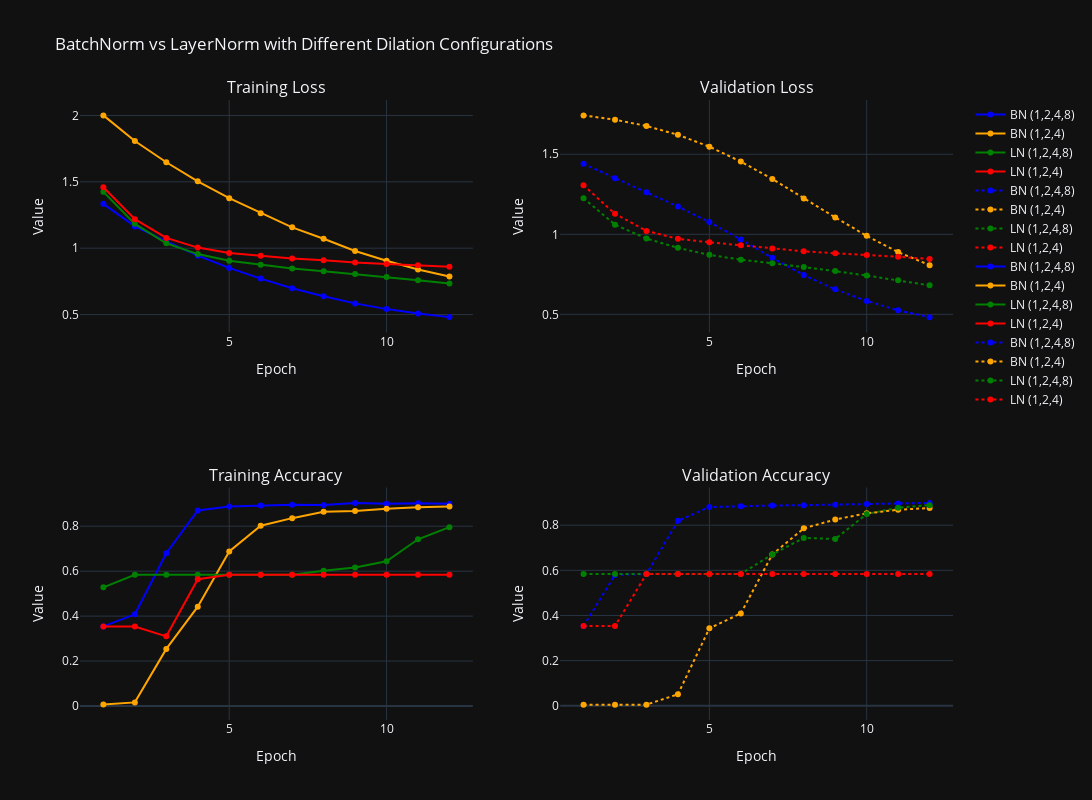

The notebook cell this image was saved under:
### Code cell
import plotly.graph_objects as go
from plotly.subplots import make_subplots

# Create subplot grid
fig = make_subplots(
    rows=2, cols=2,
    subplot_titles=("Training Loss", "Validation Loss", "Training Accuracy", "Validation Accuracy")
)

epochs = list(range(1, len(train_losses_d1_bn) + 1))

# TRAINING LOSS 
fig.add_trace(go.Scatter(x=epochs, y=train_losses_d1_bn, mode='lines+markers',
                         name='BN (1,2,4,8)', line=dict(color='blue')), row=1, col=1)
fig.add_trace(go.Scatter(x=epochs, y=train_losses_d2_bn, mode='lines+markers',
                         name='BN (1,2,4)', line=dict(color='orange')), row=1, col=1)
fig.add_trace(go.Scatter(x=epochs, y=train_losses_d1_ln, mode='lines+markers',
                         name='LN (1,2,4,8)', line=dict(color='green')), row=1, col=1)
fig.add_trace(go.Scatter(x=epochs, y=train_losses_d2_ln, mode='lines+markers',
                         name='LN (1,2,4)', line=dict(color='red')), row=1, col=1)

# VALIDATION LOSS
fig.add_trace(go.Scatter(x=epochs, y=val_losses_d1_bn, mode='lines+markers',
                         name='BN (1,2,4,8)', line=dict(color='blue', dash='dot')), row=1, col=2)
fig.add_trace(go.Scatter(x=epochs, y=val_losses_d2_bn, mode='lines+markers',
                         name='BN (1,2,4)', line=dict(color='orange', dash='dot')), row=1, col=2)
fig.add_trace(go.Scatter(x=epochs, y=val_losses_d1_ln, mode='lines+markers',
                         name='LN (1,2,4,8)', line=dict(color='green', dash='dot')), row=1, col=2)
fig.add_trace(go.Scatter(x=epochs, y=val_losses_d2_ln, mode='lines+markers',
                         name='LN (1,2,4)', line=dict(color='red', dash='dot')), row=1, col=2)

# TRAINING ACCURACY 
fig.add_trace(go.Scatter(x=epochs, y=train_accs_d1_bn, mode='lines+markers',
                         name='BN (1,2,4,8)', line=dict(color='blue')), row=2, col=1)
fig.add_trace(go.Scatter(x=epochs, y=train_accs_d2_bn, mode='lines+markers',
                         name='BN (1,2,4)', line=dict(color='orange')), row=2, col=1)
fig.add_trace(go.Scatter(x=epochs, y=train_accs_d1_ln, mode='lines+markers',
                         name='LN (1,2,4,8)', line=dict(color='green')), row=2, col=1)
fig.add_trace(go.Scatter(x=epochs, y=train_accs_d2_ln, mode='lines+markers',
                         name='LN (1,2,4)', line=dict(color='red')), row=2, col=1)

# VALIDATION ACCURACY 
fig.add_trace(go.Scatter(x=epochs, y=val_accs_d1_bn, mode='lines+markers',
                         name='BN (1,2,4,8)', line=dict(color='blue', dash='dot')), row=2, col=2)
fig.add_trace(go.Scatter(x=epochs, y=val_accs_d2_bn, mode='lines+markers',
                         name='BN (1,2,4)', line=dict(color='orange', dash='dot')), row=2, col=2)
fig.add_trace(go.Scatter(x=epochs, y=val_accs_d1_ln, mode='lines+markers',
                         name='LN (1,2,4,8)', line=dict(color='green', dash='dot')), row=2, col=2)
fig.add_trace(go.Scatter(x=epochs, y=val_accs_d2_ln, mode='lines+markers',
                         name='LN (1,2,4)', line=dict(color='red', dash='dot')), row=2, col=2)

# LAYOUT SETTINGS 
fig.update_layout(
    title="BatchNorm vs LayerNorm with Different Dilation Configurations",
    height=800, width=1100,
    template="plotly_dark",
    showlegend=True
)

fig.update_xaxes(title_text="Epoch")
fig.update_yaxes(title_text="Value")

fig.show()

### Figure 1 — Plotly figure (JSON) as saved in the notebook; plotly's stock layout.template omitted (floating-point values rounded to 4 significant figures)
{"data": [{"line": {"color": "blue"}, "mode": "lines+markers", "name": "BN (1,2,4,8)", "type": "scatter", "x": [1, 2, 3, 4, 5, 6, 7, 8, 9, 10, 11, 12], "xaxis": "x", "y": [1.334, 1.164, 1.051, 0.9434, 0.8513, 0.7709, 0.698, 0.6379, 0.5841, 0.5409, 0.5083, 0.4806], "yaxis": "y"}, {"line": {"color": "orange"}, "mode": "lines+markers", "name": "BN (1,2,4)", "type": "scatter", "x": [1, 2, 3, 4, 5, 6, 7, 8, 9, 10, 11, 12], "xaxis": "x", "y": [2.001, 1.807, 1.648, 1.504, 1.377, 1.264, 1.157, 1.071, 0.9788, 0.9054, 0.8398, 0.786], "yaxis": "y"}, {"line": {"color": "green"}, "mode": "lines+markers", "name": "LN (1,2,4,8)", "type": "scatter", "x": [1, 2, 3, 4, 5, 6, 7, 8, 9, 10, 11, 12], "xaxis": "x", "y": [1.425, 1.183, 1.037, 0.9555, 0.9055, 0.8744, 0.8466, 0.8266, 0.805, 0.7837, 0.7589, 0.7346], "yaxis": "y"}, {"line": {"color": "red"}, "mode": "lines+markers", "name": "LN (1,2,4)", "type": "scatter", "x": [1, 2, 3, 4, 5, 6, 7, 8, 9, 10, 11, 12], "xaxis": "x", "y": [1.459, 1.219, 1.078, 1.005, 0.9641, 0.9435, 0.923, 0.9087, 0.8923, 0.8818, 0.8712, 0.8599], "yaxis": "y"}, {"line": {"color": "blue", "dash": "dot"}, "mode": "lines+markers", "name": "BN (1,2,4,8)", "type": "scatter", "x": [1, 2, 3, 4, 5, 6, 7, 8, 9, 10, 11, 12], "xaxis": "x2", "y": [1.44, 1.35, 1.263, 1.174, 1.076, 0.9676, 0.853, 0.7456, 0.6564, 0.5837, 0.5249, 0.4826], "yaxis": "y2"}, {"line": {"color": "orange", "dash": "dot"}, "mode": "lines+markers", "name": "BN (1,2,4)", "type": "scatter", "x": [1, 2, 3, 4, 5, 6, 7, 8, 9, 10, 11, 12], "xaxis": "x2", "y": [1.743, 1.716, 1.677, 1.622, 1.548, 1.454, 1.346, 1.224, 1.106, 0.9903, 0.8889, 0.8073], "yaxis": "y2"}, {"line": {"color": "green", "dash": "dot"}, "mode": "lines+markers", "name": "LN (1,2,4,8)", "type": "scatter", "x": [1, 2, 3, 4, 5, 6, 7, 8, 9, 10, 11, 12], "xaxis": "x2", "y": [1.226, 1.06, 0.9733, 0.9153, 0.8716, 0.8416, 0.8191, 0.7966, 0.77, 0.7423, 0.7131, 0.6811], "yaxis": "y2"}, {"line": {"color": "red", "dash": "dot"}, "mode": "lines+markers", "name": "LN (1,2,4)", "type": "scatter", "x": [1, 2, 3, 4, 5, 6, 7, 8, 9, 10, 11, 12], "xaxis": "x2", "y": [1.306, 1.128, 1.021, 0.9718, 0.9504, 0.9319, 0.9111, 0.8937, 0.8817, 0.8715, 0.8595, 0.8457], "yaxis": "y2"}, {"line": {"color": "blue"}, "mode": "lines+markers", "name": "BN (1,2,4,8)", "type": "scatter", "x": [1, 2, 3, 4, 5, 6, 7, 8, 9, 10, 11, 12], "xaxis": "x3", "y": [0.354, 0.408, 0.68, 0.87, 0.888, 0.892, 0.896, 0.894, 0.904, 0.9, 0.902, 0.9], "yaxis": "y3"}, {"line": {"color": "orange"}, "mode": "lines+markers", "name": "BN (1,2,4)", "type": "scatter", "x": [1, 2, 3, 4, 5, 6, 7, 8, 9, 10, 11, 12], "xaxis": "x3", "y": [0.006, 0.016, 0.254, 0.442, 0.688, 0.802, 0.836, 0.864, 0.868, 0.878, 0.884, 0.888], "yaxis": "y3"}, {"line": {"color": "green"}, "mode": "lines+markers", "name": "LN (1,2,4,8)", "type": "scatter", "x": [1, 2, 3, 4, 5, 6, 7, 8, 9, 10, 11, 12], "xaxis": "x3", "y": [0.528, 0.584, 0.584, 0.584, 0.584, 0.584, 0.584, 0.602, 0.616, 0.644, 0.742, 0.796], "yaxis": "y3"}, {"line": {"color": "red"}, "mode": "lines+markers", "name": "LN (1,2,4)", "type": "scatter", "x": [1, 2, 3, 4, 5, 6, 7, 8, 9, 10, 11, 12], "xaxis": "x3", "y": [0.354, 0.354, 0.31, 0.564, 0.584, 0.584, 0.584, 0.584, 0.584, 0.584, 0.584, 0.584], "yaxis": "y3"}, {"line": {"color": "blue", "dash": "dot"}, "mode": "lines+markers", "name": "BN (1,2,4,8)", "type": "scatter", "x": [1, 2, 3, 4, 5, 6, 7, 8, 9, 10, 11, 12], "xaxis": "x4", "y": [0.3531, 0.5798, 0.5836, 0.8193, 0.8802, 0.8844, 0.8873, 0.8887, 0.8909, 0.8936, 0.8964, 0.8989], "yaxis": "y4"}, {"line": {"color": "orange", "dash": "dot"}, "mode": "lines+markers", "name": "BN (1,2,4)", "type": "scatter", "x": [1, 2, 3, 4, 5, 6, 7, 8, 9, 10, 11, 12], "xaxis": "x4", "y": [0.004889, 0.004889, 0.004889, 0.05067, 0.3429, 0.4091, 0.6704, 0.786, 0.8253, 0.8524, 0.8687, 0.876], "yaxis": "y4"}, {"line": {"color": "green", "dash": "dot"}, "mode": "lines+markers", "name": "LN (1,2,4,8)", "type": "scatter", "x": [1, 2, 3, 4, 5, 6, 7, 8, 9, 10, 11, 12], "xaxis": "x4", "y": [0.5838, 0.5838, 0.5838, 0.5838, 0.5838, 0.5838, 0.6704, 0.7438, 0.7389, 0.8496, 0.8773, 0.8889], "yaxis": "y4"}, {"line": {"color": "red", "dash": "dot"}, "mode": "lines+markers", "name": "LN (1,2,4)", "type": "scatter", "x": [1, 2, 3, 4, 5, 6, 7, 8, 9, 10, 11, 12], "xaxis": "x4", "y": [0.3533, 0.3533, 0.5838, 0.5838, 0.5838, 0.5838, 0.5838, 0.5838, 0.5838, 0.5838, 0.5838, 0.5838], "yaxis": "y4"}], "layout": {"annotations": [{"font": {"size": 16}, "showarrow": false, "text": "Training Loss", "x": 0.225, "xanchor": "center", "xref": "paper", "y": 1, "yanchor": "bottom", "yref": "paper"}, {"font": {"size": 16}, "showarrow": false, "text": "Validation Loss", "x": 0.775, "xanchor": "center", "xref": "paper", "y": 1, "yanchor": "bottom", "yref": "paper"}, {"font": {"size": 16}, "showarrow": false, "text": "Training Accuracy", "x": 0.225, "xanchor": "center", "xref": "paper", "y": 0.375, "yanchor": "bottom", "yref": "paper"}, {"font": {"size": 16}, "showarrow": false, "text": "Validation Accuracy", "x": 0.775, "xanchor": "center", "xref": "paper", "y": 0.375, "yanchor": "bottom", "yref": "paper"}], "height": 800, "showlegend": true, "title": {"text": "BatchNorm vs LayerNorm with Different Dilation Configurations"}, "width": 1100, "xaxis": {"anchor": "y", "domain": [0, 0.45], "title": {"text": "Epoch"}}, "xaxis2": {"anchor": "y2", "domain": [0.55, 1], "title": {"text": "Epoch"}}, "xaxis3": {"anchor": "y3", "domain": [0, 0.45], "title": {"text": "Epoch"}}, "xaxis4": {"anchor": "y4", "domain": [0.55, 1], "title": {"text": "Epoch"}}, "yaxis": {"anchor": "x", "domain": [0.625, 1], "title": {"text": "Value"}}, "yaxis2": {"anchor": "x2", "domain": [0.625, 1], "title": {"text": "Value"}}, "yaxis3": {"anchor": "x3", "domain": [0, 0.375], "title": {"text": "Value"}}, "yaxis4": {"anchor": "x4", "domain": [0, 0.375], "title": {"text": "Value"}}}}
